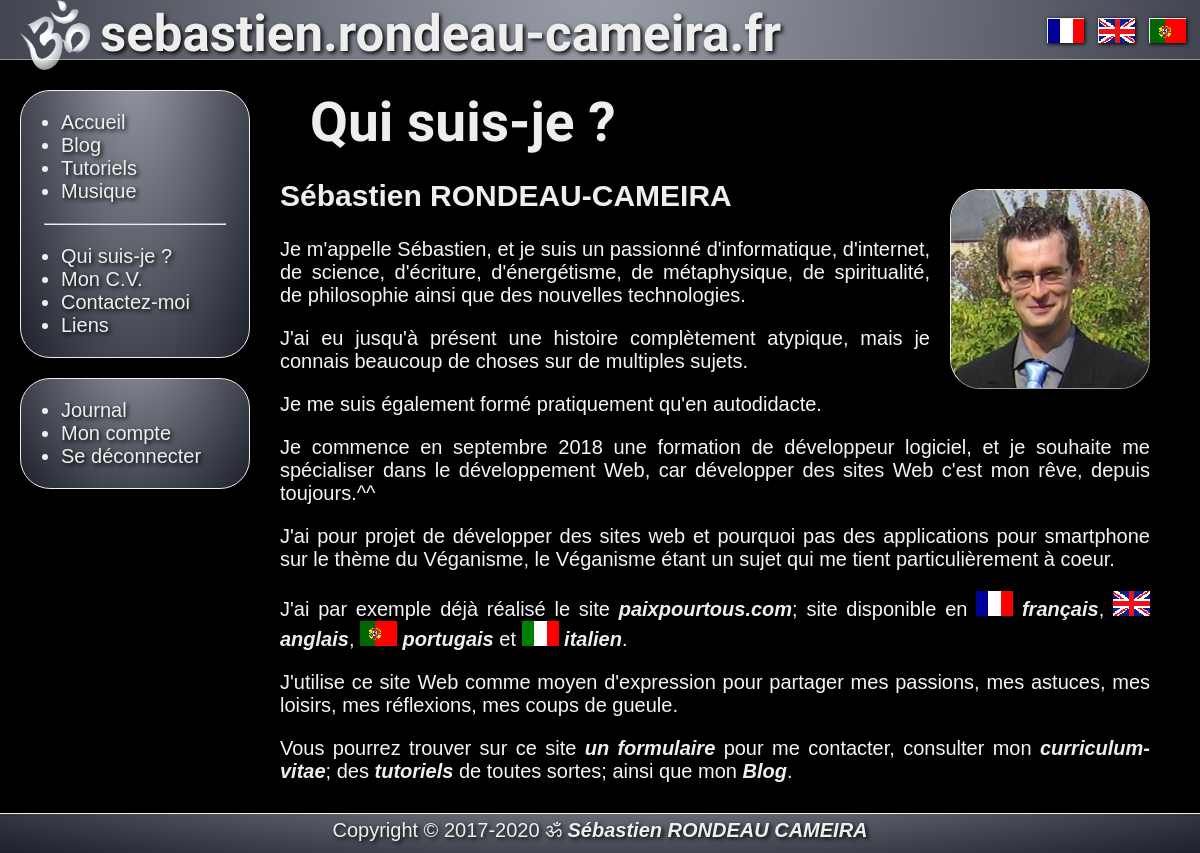
The app's page /?page=about (signed in) with its own data.
### tables this page shows
CREATE TABLE IF NOT EXISTS `pages_fr` (
`page_id` int(11) NOT NULL,
  `page_slug` varchar(11) NOT NULL,
  `page_title` varchar(50) NOT NULL,
  `page_content` longtext NOT NULL
);

### public_html/index.php (called while the page is built, shortened)
<?php
    require './includes/inc_gestion_lang.php';
    if (!empty($_GET['page'])) {
        $slug = $_GET['page'];
    }
    else {
        $slug = "home";
        $og_type = "website";
    }
    $pages = new Pages();
    if($lang == 'en') {
        $page = $pages->findEn($slug);
    } elseif($lang == 'pt') {
        $page = $pages->findPt($slug);
    } else {
        $page = $pages->findFr($slug);
    }
    $title = $page['page_title'];
    $text = $page['page_content'];
    require './includes/inc_head.php';
    require './includes/inc_header.php';
    require './includes/inc_page_'.$slug.'.php';
    require './includes/inc_footer.php';

### public_html/App/Db.php (called while the page is built, shortened)
<?php
abstract class Db
{
    protected static $_instance = null;
    public static function getInstance()
    {
        if(self::$_instance === null)
        {
            self::$_instance = new PDO
            (
                'mysql:host=localhost;dbname=sebastien;charset=utf8',
                'sebastien',
                '6spCeWFu8smHKY51',
                [
                    PDO::ATTR_ERRMODE => PDO::ERRMODE_EXCEPTION,
                    PDO::ATTR_DEFAULT_FETCH_MODE => PDO::FETCH_ASSOC
                ]
            );
        }
        return self::$_instance;
    }
    public function __construct()
    {
        $this->pdo = Db::getInstance();
    }
}

### public_html/App/Classes/Pages.php (called while the page is built, shortened)
<?php
class Pages extends Db
{
    public function findFr(string $slug)
    {
        $sql = "SELECT
        `page_id`,
        `page_slug`,
        `page_title`,
        `page_content`
        FROM `pages_fr`
        WHERE `page_slug` = :page_slug";
        $stmt = $this->pdo->prepare($sql);
        $stmt->bindValue(
            ':page_slug',
            $slug
        );
        if($stmt->execute())
        {
            $result = $stmt->fetch();
        }
        return $result;
    }
}

### public_html/includes/inc_page_about.php (the view)
        <article>
            <div class="title"><?php echo $title; ?></div>
            <div class="article">
<?php echo $text; ?>
            </div>
        </article>

### records on screen
pages_fr: page_title "Qui suis-je ?", page_content (picture), page_content "Sébastien RONDEAU-CAMEIRA Je m'appelle Sébastien, et je suis un passionné d'informatique, d'internet, de science, d'écriture, d'énergétisme, de métaphysique, de spiritualité, de philosophie ainsi que des nouvelles technologies. J'ai eu jusqu'à présent une histoire complètement atypique, mais je connais beaucoup de choses sur de multiples sujets. Je me suis également formé pratiquement qu'en autodidacte. Je commence en septembre 2018 une formation de développeur logiciel, et je souhaite me spécialiser dans le développement Web, car développer des sites Web c'est mon rêve, depuis toujours.^^ J'ai pour projet de développer des sites web et pourquoi pas des applications pour smartphone sur le…"
